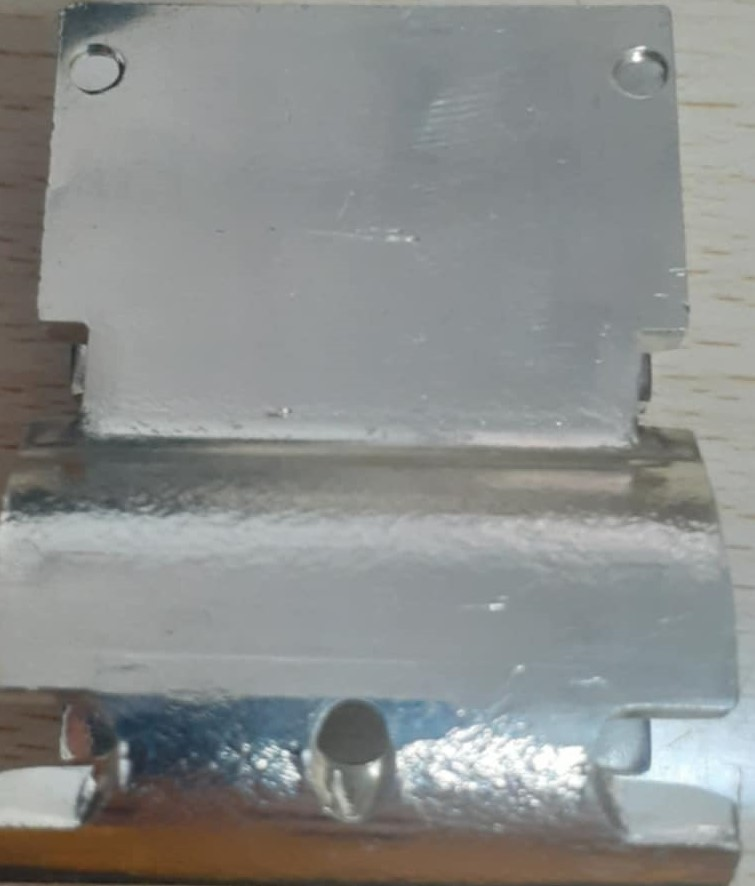
#> input picture normal.jpeg, 755 x 886 px
$ jupyter execute --allow-errors Untitled.ipynb   (older library calls are emulated)
#> lines starting #> are read from the running program, lines starting #| are printed output that depends on the picture; after the words box and inside, x2 and y2 are one past the last pixel; in counts of white or black regions, pixels touching at a corner belong together; long printed decimals are rounded
[cell 1]
import cv2
import numpy as np

def calculate_metallic(image_path):
    # Read the image
#> called with image_path = 'normal.jpeg'
    image = cv2.imread(image_path)
#> image is the input picture: shape (886, 755, 3); mean B, G, R 140.2, 141.6, 139.2

    # Check if the image was loaded properly
    if image is None:
        print(f"Error: Could not load image at {image_path}")
        return None

    # Convert the image to HSV color space
    hsv_image = cv2.cvtColor(image, cv2.COLOR_BGR2HSV)
#> hsv_image: shape (886, 755, 3); mean H, S, V 72.4, 21.8, 145.3

    # Define the range for metallic colors in HSV
    lower_metallic = np.array([0, 0, 200])  # High brightness, low saturation
    upper_metallic = np.array([180, 55, 255])

    # Create a mask for metallic colors
    metallic_mask = cv2.inRange(hsv_image, lower_metallic, upper_metallic)
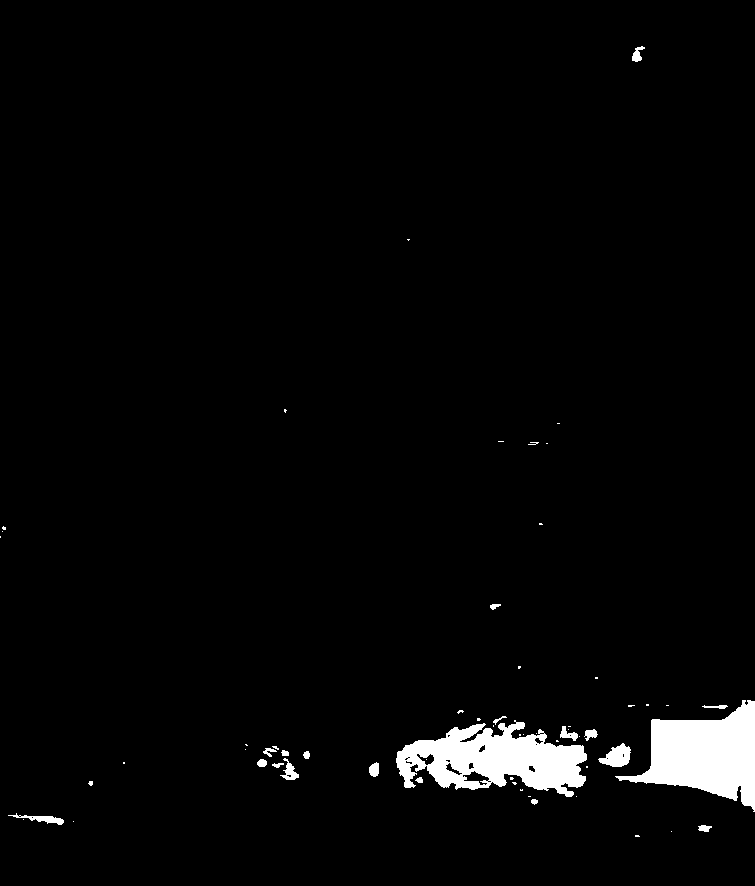
#> metallic_mask: shape (886, 755); 2.8% white; 61 white regions (41 under 20 px), largest, box (x1, y1, x2, y2) and area: (396, 720, 587, 797) 8427, (615, 700, 755, 812) 8121, (598, 743, 631, 767) 473

    # Calculate the percentage of metallic pixels
    metallic_percentage = np.sum(metallic_mask > 0) / metallic_mask.size * 100
#> metallic_percentage = 2.79

    # Display the mask
    cv2.imshow('Metallic Mask', metallic_mask)
    cv2.waitKey(0)  # Wait for a key press to close the window
    cv2.destroyAllWindows()

    return metallic_percentage

def compare_metallic(image_path1, image_path2):
    metallic1 = calculate_metallic(image_path1)
#> metallic1 = 2.79
    metallic2 = calculate_metallic(image_path2)
#> call 2 of calculate_metallic, with image_path = 'defect2.jpg'
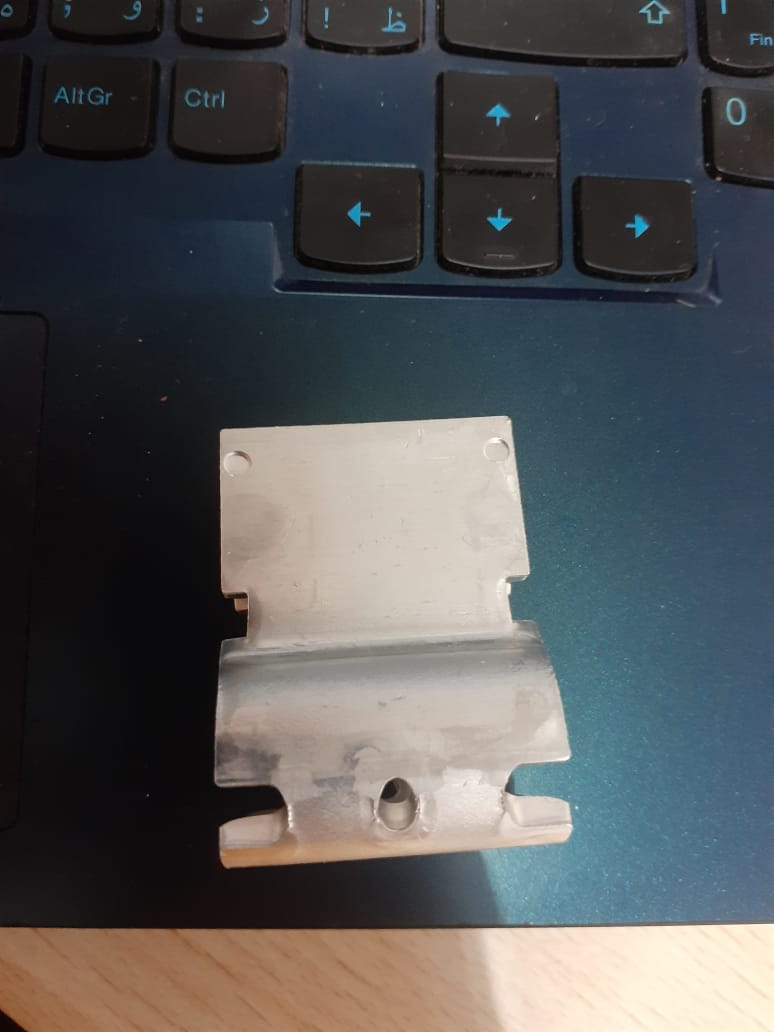
#> input picture defect2.jpg, 774 x 1032 px
#> in calculate_metallic, image is the input picture: shape (1032, 774, 3); mean B, G, R 85, 83.7, 82
#> in calculate_metallic (call 2), `metallic_mask = cv2.inRange(hsv_image, lower_metallic, upper_metallic)`:
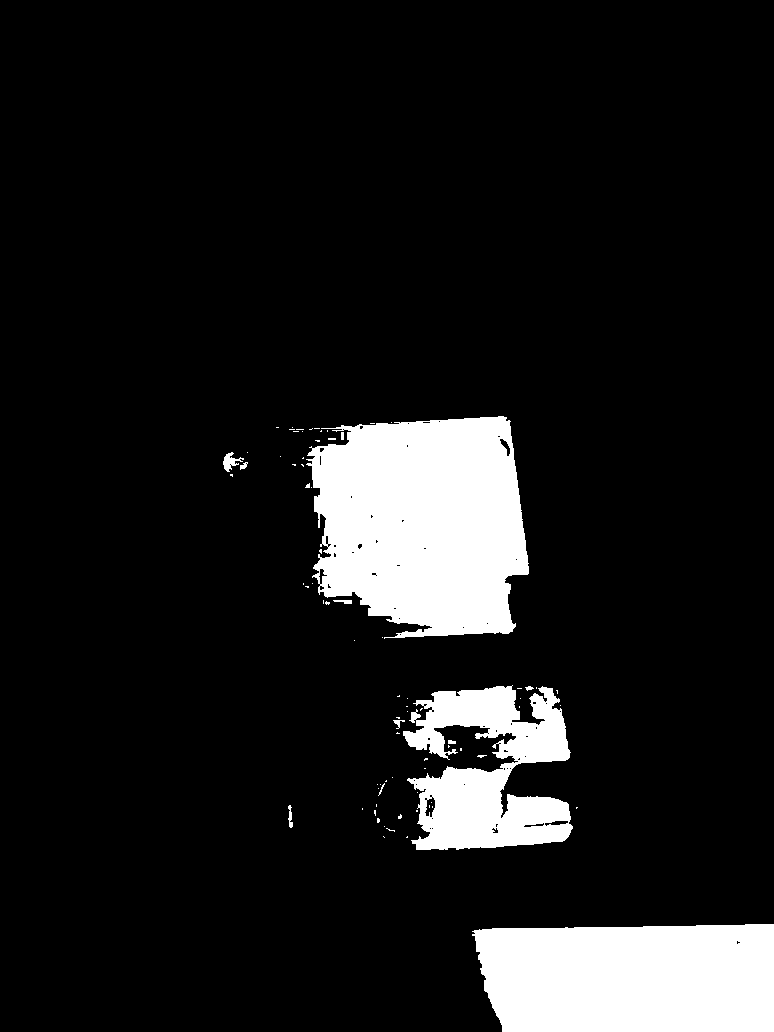
#> metallic_mask: shape (1032, 774); 11% white; 80 white regions (68 under 20 px), largest, box (x1, y1, x2, y2) and area: (306, 416, 529, 639) 39220, (472, 924, 774, 1032) 30426, (403, 685, 573, 850) 17141
#> in calculate_metallic (call 2), `metallic_percentage = np.sum(metallic_mask > 0) / metallic_mask.size *..`: metallic_percentage = 10.96
#> metallic2 = 10.96

    if metallic1 is None or metallic2 is None:
        return

    if metallic1 > metallic2:
        print(f"The first image ({image_path1}) has more metallic color with {metallic1:.2f}% metallic pixels.")
    elif metallic2 > metallic1:
        print(f"The second image ({image_path2}) has more metallic color with {metallic2:.2f}% metallic pixels.")
#| The second image (defect2.jpg) has more metallic color with 10.96% metallic pixels.
    else:
        print(f"Both images have the same percentage of metallic pixels: {metallic1:.2f}%.")

# Example usage
# Paths to the images
image_path1 = 'normal.jpeg'
image_path2 = 'defect2.jpg'
compare_metallic(image_path1, image_path2)

[cell 2]
import cv2

def calculateDef(path_image1,path_image2):
     # Read the image
#> called with path_image1 = 'normal3.jpg', path_image2 = 'defect3.jpg'
    image1 = cv2.imread(image_path1)
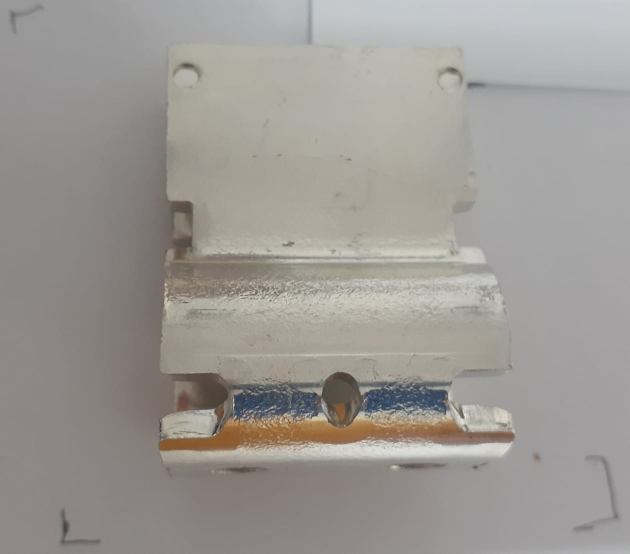
#> input picture normal3.jpg, 1260 x 1107 px (shown at 1/2 size)
#> image1 is the input picture: shape (1107, 1260, 3); mean B, G, R 148.8, 153.2, 156.8
    image2 = cv2.imread(image_path2)
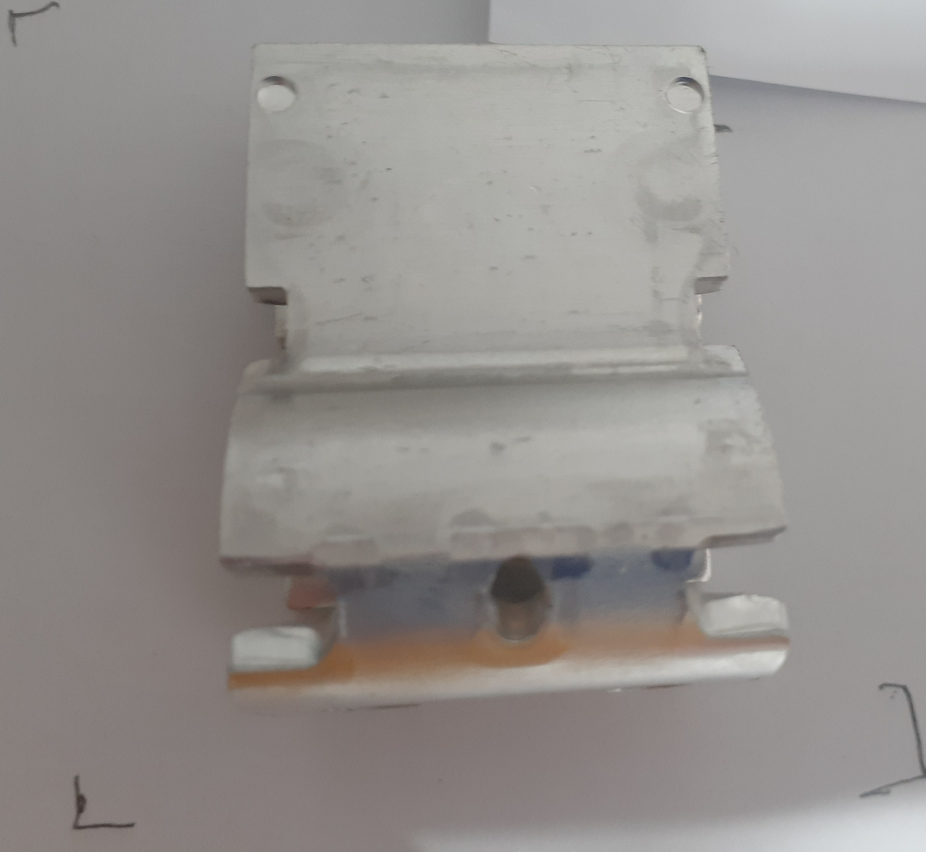
#> input picture defect3.jpg, 2776 x 2554 px (shown at 1/3 size)
#> image2 is the input picture: shape (2554, 2776, 3); mean B, G, R 142.2, 145.1, 148.7
    # Get the dimensions of image1
    height, width = image1.shape[:2]

    # Resize image2 to match the dimensions of image1
    image2_resized = cv2.resize(image2, (width, height))

    print(image1-image2_resized)
#> (printed output is left out)


image_path1 = 'normal3.jpg'
image_path2 = 'defect3.jpg'
calculateDef(image_path1,image_path2)

[cell 3]
import numpy as np
from PIL import Image

def resize_image(image, target_size):
    return image.resize(target_size, Image.ANTIALIAS)

def image_difference(image_path1, image_path2):
    # Load images
#> called with image_path1 = 'normal3.jpg', image_path2 = 'defect3.jpg'
    img1 = Image.open(image_path1)
    img2 = Image.open(image_path2)

    # Resize images to have the same dimensions
    target_size = (min(img1.width, img2.width), min(img1.height, img2.height))
    img1_resized = resize_image(img1, target_size)
    img2_resized = resize_image(img2, target_size)

    # Convert images to numpy arrays
    arr1 = np.array(img1_resized)
    arr2 = np.array(img2_resized)

    # Calculate absolute difference between the two images
    diff = np.abs(arr1 - arr2)

    # Calculate percentage difference based on maximum possible pixel difference
    max_diff = 255  # for 8-bit images (0-255)
    difference_percentage = (np.sum(diff) / (arr1.size * max_diff)) * 100
#> difference_percentage = 20.56

    # Similarity percentage
    similarity_percentage = 100 - difference_percentage
#> similarity_percentage = 79.44

    return similarity_percentage, difference_percentage

# Example usage:
image_path1 = 'normal3.jpg'
image_path2 = 'defect3.jpg'
similarity, difference = image_difference(image_path1, image_path2)
#> similarity = 79.44; difference = 20.56
print(f"Similarity: {similarity:.2f}%")
#| Similarity: 79.44%
print(f"Difference: {difference:.2f}%")
#| Difference: 20.56%

[cell 4]
import numpy as np
import matplotlib.pyplot as plt
from PIL import Image

def resize_image(image, target_size):
    return image.resize(target_size, Image.ANTIALIAS)

def image_difference(image_path1, image_path2):
    # Load images
#> called with image_path1 = 'normal3.jpg', image_path2 = 'defect3.jpg'
    img1 = Image.open(image_path1)
    img2 = Image.open(image_path2)

    # Resize images to have the same dimensions
    target_size = (min(img1.width, img2.width), min(img1.height, img2.height))
    img1_resized = resize_image(img1, target_size)
    img2_resized = resize_image(img2, target_size)

    # Convert images to numpy arrays
    arr1 = np.array(img1_resized)
    arr2 = np.array(img2_resized)

    # Calculate absolute difference between the two images
    diff = np.abs(arr1 - arr2)

    # Calculate percentage difference based on maximum possible pixel difference
    max_diff = 255  # for 8-bit images (0-255)
    difference_percentage = (np.sum(diff) / (arr1.size * max_diff)) * 100
#> difference_percentage = 20.56

    # Similarity percentage
    similarity_percentage = 100 - difference_percentage
#> similarity_percentage = 79.44
#| Similarity: 79.44%
#| Difference: 20.56%

    return similarity_percentage, difference_percentage, diff

def plot_difference_heatmap(diff):
    plt.figure(figsize=(10, 8))
    plt.imshow(diff, cmap='hot', interpolation='nearest')
    plt.colorbar()
    plt.title('Pixel-wise Absolute Difference')
    plt.xlabel('Pixels')
    plt.ylabel('Pixels')
    plt.show()

# Example usage:
image_path1 = 'normal3.jpg'
image_path2 = 'defect3.jpg'
similarity, difference, diff_matrix = image_difference(image_path1, image_path2)
print(f"Similarity: {similarity:.2f}%")
print(f"Difference: {difference:.2f}%")

# Plot the difference heatmap
plot_difference_heatmap(diff_matrix)

[cell 5]
import numpy as np
import matplotlib.pyplot as plt
from PIL import Image

def resize_image(image, target_size):
    return image.resize(target_size, Image.ANTIALIAS)

def image_difference(image_path1, image_path2):
    # Load images
#> called with image_path1 = 'normal3.jpg', image_path2 = 'normal3.jpg'
    img1 = Image.open(image_path1)
    img2 = Image.open(image_path2)

    # Resize images to have the same dimensions
    target_size = (min(img1.width, img2.width), min(img1.height, img2.height))
    img1_resized = resize_image(img1, target_size)
    img2_resized = resize_image(img2, target_size)

    # Convert images to numpy arrays
    arr1 = np.array(img1_resized)
    arr2 = np.array(img2_resized)

    # Calculate absolute difference between the two images
    diff = np.abs(arr1 - arr2)
#> diff: shape (1107, 1260, 3); every value is 0

    # Calculate percentage difference based on maximum possible pixel difference
    max_diff = 255  # for 8-bit images (0-255)
    difference_percentage = (np.sum(diff) / (arr1.size * max_diff)) * 100
#> difference_percentage = 0

    # Similarity percentage
    similarity_percentage = 100 - difference_percentage
#> similarity_percentage = 100

    return similarity_percentage, difference_percentage, diff

def plot_difference_heatmap(diff):
    plt.figure(figsize=(10, 8))
    plt.imshow(diff, cmap='hot', interpolation='nearest')
    plt.colorbar()
    plt.title('Pixel-wise Absolute Difference')
    plt.xlabel('Pixels')
    plt.ylabel('Pixels')
    plt.show()

# Example usage:
image_path1 = 'normal3.jpg'
image_path2 = 'normal3.jpg'
similarity, difference, diff_matrix = image_difference(image_path1, image_path2)
#> similarity = 100; difference = 0
print(f"Similarity: {similarity:.2f}%")
#| Similarity: 100.00%
print(f"Difference: {difference:.2f}%")
#| Difference: 0.00%

# Plot the difference heatmap
plot_difference_heatmap(diff_matrix)

[cell 6]
import cv2
import numpy as np
import matplotlib.pyplot as plt

def compare_images(original_image_path, image_two_path):
    # Load images
#> called with original_image_path = 'normal3.jpg', image_two_path = 'defect3.jpg'
    img1 = cv2.imread(original_image_path)
    img2 = cv2.imread(image_two_path)

    # Resize images to the same dimensions
    img1_resized = cv2.resize(img1, (img2.shape[1], img2.shape[0]))

    # Convert images to grayscale
    gray1 = cv2.cvtColor(img1_resized, cv2.COLOR_BGR2GRAY)
    gray2 = cv2.cvtColor(img2, cv2.COLOR_BGR2GRAY)

    # Compute absolute difference between the two images
    diff = cv2.absdiff(gray1, gray2)
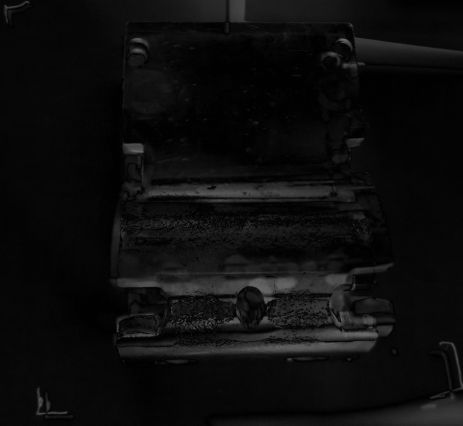
#> diff: shape (2554, 2776) (shown at 1/6 size); min 0, max 133, mean 12.8

    # Calculate percentage difference
    diff_percentage = (np.count_nonzero(diff) / diff.size) * 100
#> diff_percentage = 97.86


    avg_diff = np.sum(diff) / diff.size
#> avg_diff = 12.77
    count_pixels = np.sum((diff >= 60) & (diff <= 255))
#> count_pixels = 181773
    avg_diff1 = count_pixels / diff.size
#> avg_diff1 = 0.0256
    print(count_pixels)
#| 181773

    return diff_percentage, diff, avg_diff

def plot_difference_heatmap(diff):
    plt.figure(figsize=(10, 8))
    plt.imshow(diff, cmap='hot', interpolation='nearest')
    plt.colorbar()
    plt.title('Pixel-wise Absolute Difference')
    plt.xlabel('Pixels')
    plt.ylabel('Pixels')
    plt.show()

# Example usage:
image_path1 = 'normal3.jpg'
image_path2 = 'defect3.jpg'

percentage_difference, diff, avg_diff = compare_images(image_path1, image_path2)
#> percentage_difference = 97.86; avg_diff = 12.77
print(f"Percentage difference: {percentage_difference}%")
#| Percentage difference: 97.862%
print(f"Average difference: {avg_diff}")
#| Average difference: 12.767

# Plot the difference heatmap
plot_difference_heatmap(diff)

# You can define a threshold to determine similarity
threshold = 10  # Adjust this threshold as per your requirements
if percentage_difference <= threshold:
    print("Images are similar.")
else:
    print("Images are different.")

[cell 7]
import numpy as np
import matplotlib.pyplot as plt
from PIL import Image

def resize_image(image, target_size):
    return image.resize(target_size, Image.ANTIALIAS)

def image_difference(image_path1, image_path2):
 # Load images
#> called with image_path1 = 'normal3.jpg', image_path2 = 'defect3.jpg'
    img1 = cv2.imread(image_path1)
    img2 = cv2.imread(image_path2)

    # Resize images to the same dimensions
    img1_resized = cv2.resize(img1, (img2.shape[1], img2.shape[0]))

    # Convert images to grayscale
    gray1 = cv2.cvtColor(img1_resized, cv2.COLOR_BGR2GRAY)
    gray2 = cv2.cvtColor(img2, cv2.COLOR_BGR2GRAY)

    # Compute absolute difference between the two images
    diff = cv2.absdiff(gray1, gray2)


    # Count pixels in diff that have values between 60 and 255
    count_pixels = np.sum(np.logical_and(diff >= 60, diff <= 255))
#> count_pixels = 181773
    print((count_pixels/diff.size)*100)
#| 2.564


# Example usage:
image_path1 = 'normal3.jpg'
image_path2 = 'defect3.jpg'
image_difference(image_path1, image_path2)
print(f"Similarity: {similarity:.2f}%")
#| Similarity: 100.00%
print(f"Difference: {difference:.2f}%")
#| Difference: 0.00%
#> (the rest of this cell did not finish here and is left out)

[cell 8]
import cv2
import numpy as np
import matplotlib.pyplot as plt

def compare_images(original_image_path, image_two_path):
    # Load images
#> called with original_image_path = 'normal3.jpg', image_two_path = 'defect3.jpg'
    img1 = cv2.imread(original_image_path, cv2.IMREAD_GRAYSCALE)
#> img1: shape (1107, 1260)
    img2 = cv2.imread(image_two_path, cv2.IMREAD_GRAYSCALE)

    # Resize images to the same dimensions
    img1_resized = cv2.resize(img1, (img2.shape[1], img2.shape[0]))
#> img1_resized: shape (2554, 2776)

    # Compute absolute difference between the two images
    diff = cv2.absdiff(img1_resized, img2)
    print(diff.shape)
#| (2554, 2776)

    # Flatten the difference image to a 1D array
    flattened_diff = diff.flatten()

    # Define bin edges for histogram
    bins = range(0, 256, 20)  # bins from 0 to 255, with each bin width of 20

    # Plot histogram of pixel values in specified ranges
    plt.hist(flattened_diff, bins=bins, edgecolor='black')
    plt.title('Histogram of Pixel Values in Specific Ranges')
    plt.xlabel('Pixel Value Ranges')
    plt.ylabel('Frequency')
    plt.xticks(bins)

    # Calculate percentage of pixels in each bin range
    total_pixels = flattened_diff.size
    bin_counts, _ = np.histogram(flattened_diff, bins=bins)
#> bin_counts = [5814710, 774435, 319079, 132000, 45634, 4018, 28, 0, 0, 0, 0, 0]
    bin_percentages = (bin_counts / total_pixels) * 100
#> bin_percentages = [82.01, 10.92, 4.5, 1.86, 0.644, 0.0567, 0.000395, 0, 0, 0, 0, 0]

    # Display percentages on the plot
    for i, bin_percentage in enumerate(bin_percentages):
        plt.text(bins[i] + 10, bin_counts[i], f'{bin_percentage:.2f}%', fontsize=8, ha='center', va='bottom')
#> this loop made 12 passes
#> bin_percentage on passes 1 to 8: 82.01, 10.92, 4.5, 1.86, 0.644, 0.0567, 0.000395, 0

    plt.grid(True)
    plt.show()
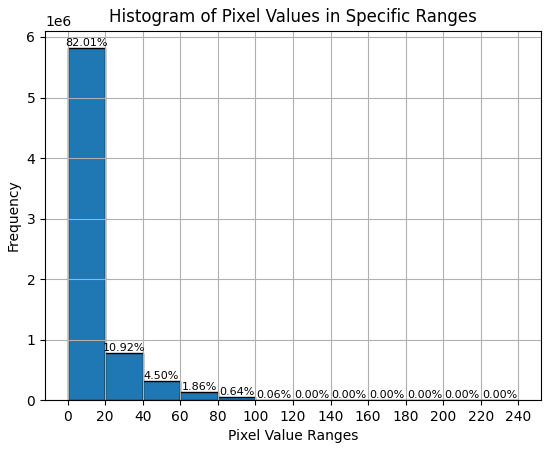
#> figure drawn by matplotlib, 1 panel; tallest bar 5814710 high, from x = 0 to 20


compare_images('normal3.jpg', 'defect3.jpg')

#> (a cell that did not finish here is left out)

[cell 10]
import cv2
import numpy as np
import matplotlib.pyplot as plt

def compare_images(original_image_path, image_two_path):
    # Load images
#> called with original_image_path = 'normal3.jpg', image_two_path = 'defect3.jpg'
    img1 = cv2.imread(original_image_path)
    if img1 is None:
        print(f"Error: Unable to load image from {original_image_path}")
        return

    img2 = cv2.imread(image_two_path)
    if img2 is None:
        print(f"Error: Unable to load image from {image_two_path}")
        return

    # Resize images to the same dimensions
    img1_resized = cv2.resize(img1, (img2.shape[1], img2.shape[0]))

    # Convert images to grayscale
    gray1 = cv2.cvtColor(img1_resized, cv2.COLOR_BGR2GRAY)
    gray2 = cv2.cvtColor(img2, cv2.COLOR_BGR2GRAY)

    # Compute absolute difference between the two images
    diff = cv2.absdiff(gray1, gray2)

    # Flatten the difference image to a 1D array
    flattened_diff = diff.flatten()

    # Define bin edges for histogram
    bins = range(0, 256, 20)  # bins from 0 to 255, with each bin width of 20

    # Plot histogram of pixel values in specified ranges
    plt.hist(flattened_diff, bins=bins, edgecolor='black')
    plt.title('Histogram of Pixel Values in Specific Ranges')
    plt.xlabel('Pixel Value Ranges')
    plt.ylabel('Frequency')
    plt.xticks(bins)
    plt.grid(True)
    plt.show()

# Example usage:
compare_images('normal3.jpg', 'defect3.jpg')
